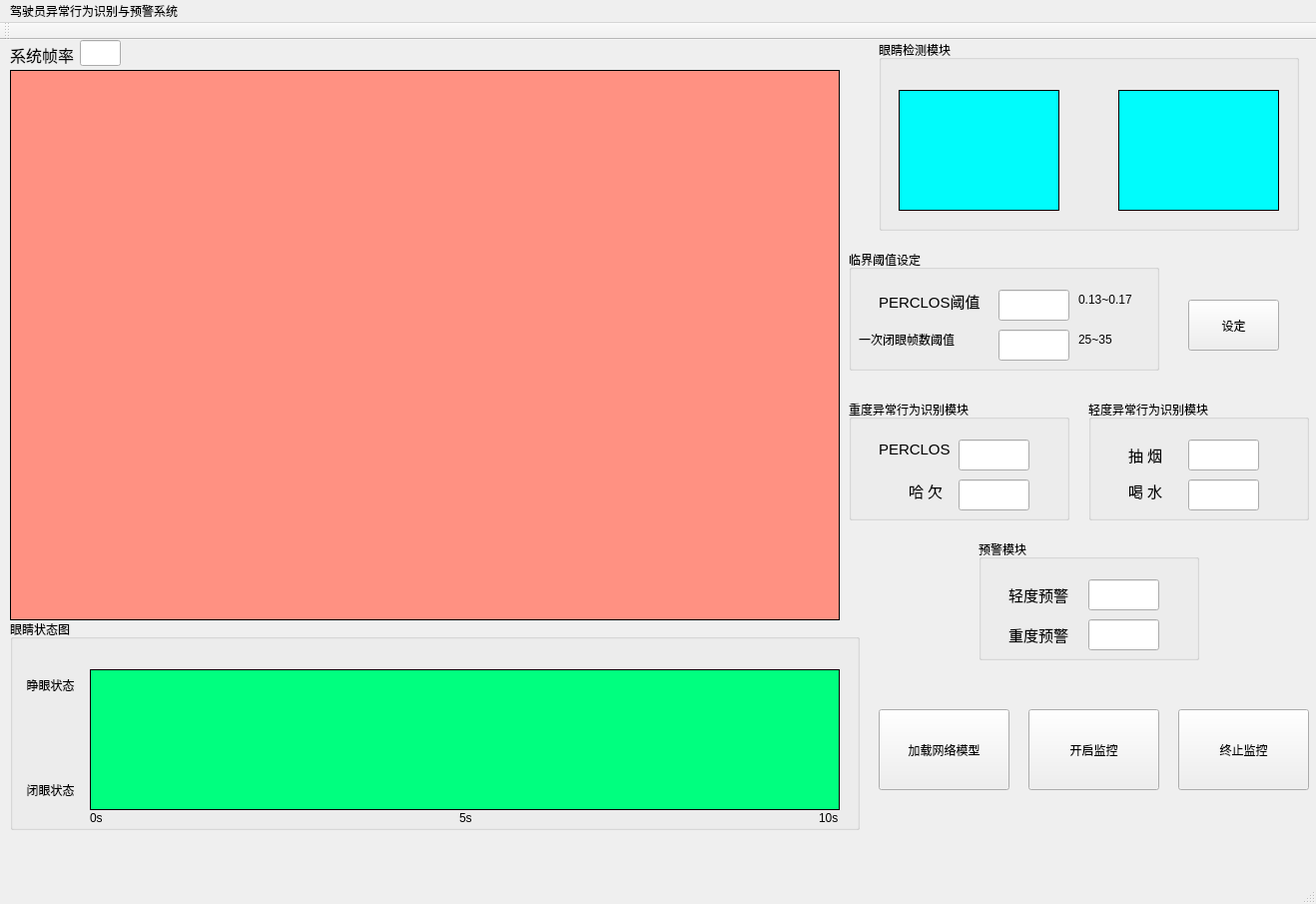
<?xml version="1.0" encoding="UTF-8"?>
<ui version="4.0">
 <class>MainWindow</class>
 <widget class="QMainWindow" name="MainWindow">
  <property name="geometry">
   <rect>
    <x>0</x>
    <y>0</y>
    <width>1318</width>
    <height>905</height>
   </rect>
  </property>
  <property name="windowTitle">
   <string>MainWindow</string>
  </property>
  <property name="styleSheet">
   <string notr="true">font: 20pt &quot;Sans Serif&quot;;</string>
  </property>
  <widget class="QWidget" name="centralWidget">
   <widget class="QPushButton" name="pushButton">
    <property name="geometry">
     <rect>
      <x>1030</x>
      <y>670</y>
      <width>131</width>
      <height>81</height>
     </rect>
    </property>
    <property name="styleSheet">
     <string notr="true">font: 12pt &quot;Sans Serif&quot;;
font: 14pt &quot;Sans Serif&quot;;</string>
    </property>
    <property name="text">
     <string>开启监控</string>
    </property>
   </widget>
   <widget class="QLabel" name="label">
    <property name="geometry">
     <rect>
      <x>10</x>
      <y>30</y>
      <width>831</width>
      <height>551</height>
     </rect>
    </property>
    <property name="styleSheet">
     <string notr="true">border-width: 1px;
background-color: rgb(255, 145, 130);
border-style: solid;
border-color: rgb(0, 0, 0);</string>
    </property>
    <property name="text">
     <string/>
    </property>
   </widget>
   <widget class="QGroupBox" name="groupBox">
    <property name="geometry">
     <rect>
      <x>850</x>
      <y>360</y>
      <width>221</width>
      <height>121</height>
     </rect>
    </property>
    <property name="styleSheet">
     <string notr="true">font: 14pt &quot;Sans Serif&quot;;</string>
    </property>
    <property name="title">
     <string>重度异常行为识别模块</string>
    </property>
    <widget class="QLineEdit" name="lineEdit_yawn">
     <property name="geometry">
      <rect>
       <x>110</x>
       <y>80</y>
       <width>71</width>
       <height>31</height>
      </rect>
     </property>
    </widget>
    <widget class="QLabel" name="label_6">
     <property name="geometry">
      <rect>
       <x>60</x>
       <y>80</y>
       <width>41</width>
       <height>20</height>
      </rect>
     </property>
     <property name="styleSheet">
      <string notr="true">font: 10pt &quot;Sans Serif&quot;;</string>
     </property>
     <property name="text">
      <string>&lt;html&gt;&lt;head/&gt;&lt;body&gt;&lt;p&gt;&lt;span style=&quot; font-size:11pt;&quot;&gt;哈  欠&lt;/span&gt;&lt;/p&gt;&lt;/body&gt;&lt;/html&gt;</string>
     </property>
    </widget>
    <widget class="QLineEdit" name="lineEdit_perclos">
     <property name="geometry">
      <rect>
       <x>110</x>
       <y>40</y>
       <width>71</width>
       <height>31</height>
      </rect>
     </property>
    </widget>
   </widget>
   <widget class="QGroupBox" name="groupBox_2">
    <property name="geometry">
     <rect>
      <x>1090</x>
      <y>360</y>
      <width>221</width>
      <height>121</height>
     </rect>
    </property>
    <property name="styleSheet">
     <string notr="true">font: 14pt &quot;Sans Serif&quot;;</string>
    </property>
    <property name="title">
     <string>轻度异常行为识别模块</string>
    </property>
    <widget class="QLineEdit" name="lineEdit_smoke">
     <property name="geometry">
      <rect>
       <x>100</x>
       <y>40</y>
       <width>71</width>
       <height>31</height>
      </rect>
     </property>
    </widget>
    <widget class="QLabel" name="label_4">
     <property name="geometry">
      <rect>
       <x>40</x>
       <y>40</y>
       <width>51</width>
       <height>31</height>
      </rect>
     </property>
     <property name="text">
      <string>&lt;html&gt;&lt;head/&gt;&lt;body&gt;&lt;p&gt;&lt;span style=&quot; font-size:11pt;&quot;&gt;抽  烟&lt;/span&gt;&lt;/p&gt;&lt;/body&gt;&lt;/html&gt;</string>
     </property>
    </widget>
    <widget class="QLabel" name="label_5">
     <property name="geometry">
      <rect>
       <x>40</x>
       <y>80</y>
       <width>51</width>
       <height>21</height>
      </rect>
     </property>
     <property name="text">
      <string>&lt;html&gt;&lt;head/&gt;&lt;body&gt;&lt;p&gt;&lt;span style=&quot; font-size:11pt;&quot;&gt;  喝   水&lt;/span&gt;&lt;/p&gt;&lt;/body&gt;&lt;/html&gt;</string>
     </property>
    </widget>
    <widget class="QLineEdit" name="lineEdit_drink">
     <property name="geometry">
      <rect>
       <x>100</x>
       <y>80</y>
       <width>71</width>
       <height>31</height>
      </rect>
     </property>
    </widget>
   </widget>
   <widget class="QGroupBox" name="groupBox_3">
    <property name="geometry">
     <rect>
      <x>980</x>
      <y>500</y>
      <width>221</width>
      <height>121</height>
     </rect>
    </property>
    <property name="styleSheet">
     <string notr="true">font: 14pt &quot;Sans Serif&quot;;</string>
    </property>
    <property name="title">
     <string>预警模块</string>
    </property>
    <widget class="QLineEdit" name="lineEdit_small_tired">
     <property name="geometry">
      <rect>
       <x>110</x>
       <y>40</y>
       <width>71</width>
       <height>31</height>
      </rect>
     </property>
    </widget>
    <widget class="QLabel" name="label_7">
     <property name="geometry">
      <rect>
       <x>30</x>
       <y>40</y>
       <width>61</width>
       <height>31</height>
      </rect>
     </property>
     <property name="text">
      <string>&lt;html&gt;&lt;head/&gt;&lt;body&gt;&lt;p&gt;&lt;span style=&quot; font-size:11pt;&quot;&gt;轻度预警&lt;/span&gt;&lt;/p&gt;&lt;/body&gt;&lt;/html&gt;</string>
     </property>
    </widget>
    <widget class="QLabel" name="label_10">
     <property name="geometry">
      <rect>
       <x>30</x>
       <y>80</y>
       <width>61</width>
       <height>31</height>
      </rect>
     </property>
     <property name="text">
      <string>&lt;html&gt;&lt;head/&gt;&lt;body&gt;&lt;p&gt;&lt;span style=&quot; font-size:11pt;&quot;&gt;重度预警&lt;/span&gt;&lt;/p&gt;&lt;/body&gt;&lt;/html&gt;</string>
     </property>
    </widget>
    <widget class="QLineEdit" name="lineEdit_big_tired">
     <property name="geometry">
      <rect>
       <x>110</x>
       <y>80</y>
       <width>71</width>
       <height>31</height>
      </rect>
     </property>
    </widget>
   </widget>
   <widget class="QLineEdit" name="lineEdit_fps">
    <property name="geometry">
     <rect>
      <x>80</x>
      <y>0</y>
      <width>41</width>
      <height>26</height>
     </rect>
    </property>
   </widget>
   <widget class="QLabel" name="label_3">
    <property name="geometry">
     <rect>
      <x>10</x>
      <y>0</y>
      <width>71</width>
      <height>31</height>
     </rect>
    </property>
    <property name="styleSheet">
     <string notr="true">
font: 14pt &quot;Sans Serif&quot;;</string>
    </property>
    <property name="text">
     <string>&lt;html&gt;&lt;head/&gt;&lt;body&gt;&lt;p&gt;&lt;span style=&quot; font-size:12pt;&quot;&gt;系统帧率&lt;/span&gt;&lt;/p&gt;&lt;/body&gt;&lt;/html&gt;</string>
    </property>
   </widget>
   <widget class="QLabel" name="label_2">
    <property name="geometry">
     <rect>
      <x>880</x>
      <y>400</y>
      <width>71</width>
      <height>21</height>
     </rect>
    </property>
    <property name="text">
     <string>&lt;html&gt;&lt;head/&gt;&lt;body&gt;&lt;p&gt;&lt;span style=&quot; font-size:11pt;&quot;&gt;PERCLOS&lt;/span&gt;&lt;/p&gt;&lt;/body&gt;&lt;/html&gt;</string>
    </property>
   </widget>
   <widget class="QWidget" name="layoutWidget">
    <property name="geometry">
     <rect>
      <x>0</x>
      <y>0</y>
      <width>2</width>
      <height>2</height>
     </rect>
    </property>
    <layout class="QVBoxLayout" name="verticalLayout"/>
   </widget>
   <widget class="QLabel" name="label_Left_eye">
    <property name="geometry">
     <rect>
      <x>900</x>
      <y>50</y>
      <width>161</width>
      <height>121</height>
     </rect>
    </property>
    <property name="styleSheet">
     <string notr="true">background-color: rgb(0, 255, 255);
border-width: 1px;
border-style: solid;</string>
    </property>
    <property name="text">
     <string/>
    </property>
   </widget>
   <widget class="QLabel" name="label_Right_eye">
    <property name="geometry">
     <rect>
      <x>1120</x>
      <y>50</y>
      <width>161</width>
      <height>121</height>
     </rect>
    </property>
    <property name="styleSheet">
     <string notr="true">background-color: rgb(0, 255, 255);
border-width: 1px;
border-style: solid;</string>
    </property>
    <property name="text">
     <string/>
    </property>
   </widget>
   <widget class="QGroupBox" name="groupBox_4">
    <property name="geometry">
     <rect>
      <x>880</x>
      <y>0</y>
      <width>421</width>
      <height>191</height>
     </rect>
    </property>
    <property name="styleSheet">
     <string notr="true">font: 16pt &quot;Sans Serif&quot;;</string>
    </property>
    <property name="title">
     <string>眼睛检测模块</string>
    </property>
   </widget>
   <widget class="QGroupBox" name="groupBox_5">
    <property name="geometry">
     <rect>
      <x>10</x>
      <y>580</y>
      <width>851</width>
      <height>211</height>
     </rect>
    </property>
    <property name="styleSheet">
     <string notr="true">font: 16pt &quot;Sans Serif&quot;;</string>
    </property>
    <property name="title">
     <string>眼睛状态图</string>
    </property>
    <widget class="QLabel" name="label_11">
     <property name="geometry">
      <rect>
       <x>810</x>
       <y>190</y>
       <width>54</width>
       <height>18</height>
      </rect>
     </property>
     <property name="text">
      <string>10s</string>
     </property>
    </widget>
    <widget class="QLabel" name="label_12">
     <property name="geometry">
      <rect>
       <x>80</x>
       <y>190</y>
       <width>54</width>
       <height>18</height>
      </rect>
     </property>
     <property name="text">
      <string>0s</string>
     </property>
    </widget>
    <widget class="QLabel" name="label_13">
     <property name="geometry">
      <rect>
       <x>450</x>
       <y>190</y>
       <width>54</width>
       <height>18</height>
      </rect>
     </property>
     <property name="text">
      <string>5s</string>
     </property>
    </widget>
   </widget>
   <widget class="QLabel" name="label_HistogramChart">
    <property name="geometry">
     <rect>
      <x>90</x>
      <y>630</y>
      <width>751</width>
      <height>141</height>
     </rect>
    </property>
    <property name="styleSheet">
     <string notr="true">border-width: 1px;
background-color: rgb(0, 255, 127);
border-style: solid;
border-color: rgb(0, 0, 0);</string>
    </property>
    <property name="text">
     <string/>
    </property>
   </widget>
   <widget class="QLabel" name="label_8">
    <property name="geometry">
     <rect>
      <x>20</x>
      <y>630</y>
      <width>81</width>
      <height>31</height>
     </rect>
    </property>
    <property name="styleSheet">
     <string notr="true">font: 11pt &quot;Sans Serif&quot;;</string>
    </property>
    <property name="text">
     <string>  睁眼状态</string>
    </property>
   </widget>
   <widget class="QLabel" name="label_9">
    <property name="geometry">
     <rect>
      <x>20</x>
      <y>740</y>
      <width>71</width>
      <height>21</height>
     </rect>
    </property>
    <property name="styleSheet">
     <string notr="true">font: 11pt &quot;Sans Serif&quot;;</string>
    </property>
    <property name="text">
     <string>  闭眼状态</string>
    </property>
   </widget>
   <widget class="QPushButton" name="pushButton_2">
    <property name="geometry">
     <rect>
      <x>1180</x>
      <y>670</y>
      <width>131</width>
      <height>81</height>
     </rect>
    </property>
    <property name="styleSheet">
     <string notr="true">font: 12pt &quot;Sans Serif&quot;;
font: 14pt &quot;Sans Serif&quot;;</string>
    </property>
    <property name="text">
     <string>终止监控</string>
    </property>
   </widget>
   <widget class="QLabel" name="label_14">
    <property name="geometry">
     <rect>
      <x>880</x>
      <y>250</y>
      <width>101</width>
      <height>21</height>
     </rect>
    </property>
    <property name="styleSheet">
     <string notr="true">PERCLOS阈值</string>
    </property>
    <property name="text">
     <string>&lt;html&gt;&lt;head/&gt;&lt;body&gt;&lt;p&gt;&lt;span style=&quot; font-size:11pt;&quot;&gt;PERCLOS阈值&lt;/span&gt;&lt;/p&gt;&lt;/body&gt;&lt;/html&gt;</string>
    </property>
   </widget>
   <widget class="QGroupBox" name="groupBox_6">
    <property name="geometry">
     <rect>
      <x>850</x>
      <y>210</y>
      <width>311</width>
      <height>121</height>
     </rect>
    </property>
    <property name="styleSheet">
     <string notr="true">font: 14pt &quot;Sans Serif&quot;;</string>
    </property>
    <property name="title">
     <string>临界阈值设定</string>
    </property>
    <widget class="QLineEdit" name="lineEdit_oncecloseframe">
     <property name="geometry">
      <rect>
       <x>150</x>
       <y>80</y>
       <width>71</width>
       <height>31</height>
      </rect>
     </property>
    </widget>
    <widget class="QLabel" name="label_15">
     <property name="geometry">
      <rect>
       <x>10</x>
       <y>70</y>
       <width>131</width>
       <height>41</height>
      </rect>
     </property>
     <property name="styleSheet">
      <string notr="true">font: 11pt &quot;Sans Serif&quot;;</string>
     </property>
     <property name="text">
      <string>&lt;html&gt;&lt;head/&gt;&lt;body&gt;&lt;p&gt;一次闭眼帧数阈值&lt;/p&gt;&lt;/body&gt;&lt;/html&gt;</string>
     </property>
    </widget>
    <widget class="QLineEdit" name="lineEdit_perclosvalue">
     <property name="geometry">
      <rect>
       <x>150</x>
       <y>40</y>
       <width>71</width>
       <height>31</height>
      </rect>
     </property>
    </widget>
   </widget>
   <widget class="QPushButton" name="pushButton_3">
    <property name="geometry">
     <rect>
      <x>1190</x>
      <y>260</y>
      <width>91</width>
      <height>51</height>
     </rect>
    </property>
    <property name="styleSheet">
     <string notr="true">font: 14pt &quot;Sans Serif&quot;;</string>
    </property>
    <property name="text">
     <string>设定</string>
    </property>
   </widget>
   <widget class="QLabel" name="label_16">
    <property name="geometry">
     <rect>
      <x>1080</x>
      <y>280</y>
      <width>131</width>
      <height>41</height>
     </rect>
    </property>
    <property name="styleSheet">
     <string notr="true">font: 12pt &quot;Sans Serif&quot;;</string>
    </property>
    <property name="text">
     <string>&lt;html&gt;&lt;head/&gt;&lt;body&gt;&lt;p&gt;25~35&lt;/p&gt;&lt;/body&gt;&lt;/html&gt;</string>
    </property>
   </widget>
   <widget class="QLabel" name="label_17">
    <property name="geometry">
     <rect>
      <x>1080</x>
      <y>240</y>
      <width>131</width>
      <height>41</height>
     </rect>
    </property>
    <property name="styleSheet">
     <string notr="true">font: 12pt &quot;Sans Serif&quot;;</string>
    </property>
    <property name="text">
     <string>&lt;html&gt;&lt;head/&gt;&lt;body&gt;&lt;p&gt;0.13~0.17&lt;/p&gt;&lt;/body&gt;&lt;/html&gt;</string>
    </property>
   </widget>
   <widget class="QPushButton" name="pushButton_loadweight">
    <property name="geometry">
     <rect>
      <x>880</x>
      <y>670</y>
      <width>131</width>
      <height>81</height>
     </rect>
    </property>
    <property name="styleSheet">
     <string notr="true">font: 12pt &quot;Sans Serif&quot;;
font: 14pt &quot;Sans Serif&quot;;</string>
    </property>
    <property name="text">
     <string>加载网络模型</string>
    </property>
   </widget>
   <zorder>lineEdit_fps</zorder>
   <zorder>label_3</zorder>
   <zorder>label_2</zorder>
   <zorder>pushButton</zorder>
   <zorder>label</zorder>
   <zorder>layoutWidget</zorder>
   <zorder>groupBox</zorder>
   <zorder>groupBox_2</zorder>
   <zorder>groupBox_3</zorder>
   <zorder>label_Left_eye</zorder>
   <zorder>label_Right_eye</zorder>
   <zorder>groupBox_4</zorder>
   <zorder>groupBox_5</zorder>
   <zorder>label_HistogramChart</zorder>
   <zorder>label_8</zorder>
   <zorder>label_9</zorder>
   <zorder>pushButton_2</zorder>
   <zorder>label_14</zorder>
   <zorder>groupBox_6</zorder>
   <zorder>pushButton_3</zorder>
   <zorder>label_16</zorder>
   <zorder>label_17</zorder>
   <zorder>pushButton_loadweight</zorder>
  </widget>
  <widget class="QMenuBar" name="menuBar">
   <property name="geometry">
    <rect>
     <x>0</x>
     <y>0</y>
     <width>1318</width>
     <height>46</height>
    </rect>
   </property>
   <widget class="QMenu" name="menu">
    <property name="title">
     <string>驾驶员异常行为识别与预警系统</string>
    </property>
   </widget>
   <addaction name="menu"/>
  </widget>
  <widget class="QToolBar" name="mainToolBar">
   <attribute name="toolBarArea">
    <enum>TopToolBarArea</enum>
   </attribute>
   <attribute name="toolBarBreak">
    <bool>false</bool>
   </attribute>
  </widget>
  <widget class="QStatusBar" name="statusBar"/>
 </widget>
 <layoutdefault spacing="6" margin="11"/>
 <resources/>
 <connections/>
</ui>
